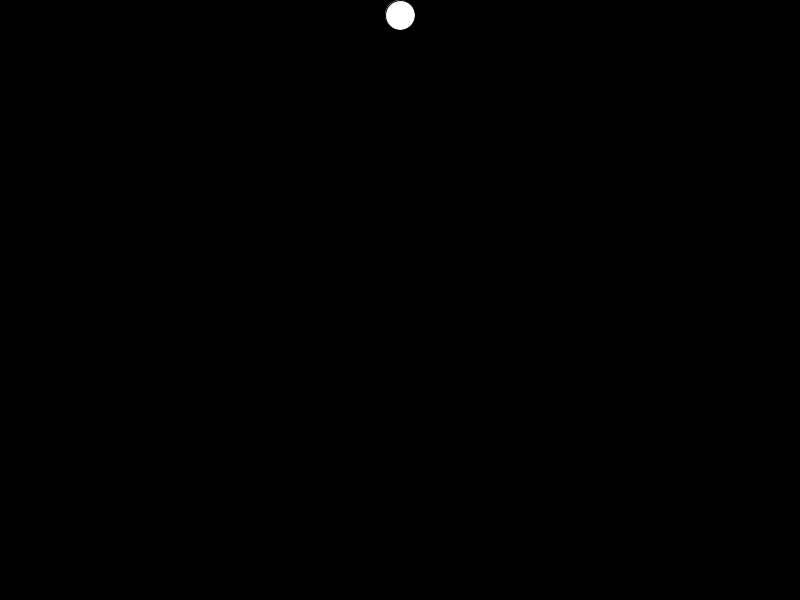
Frame 1 (no input)
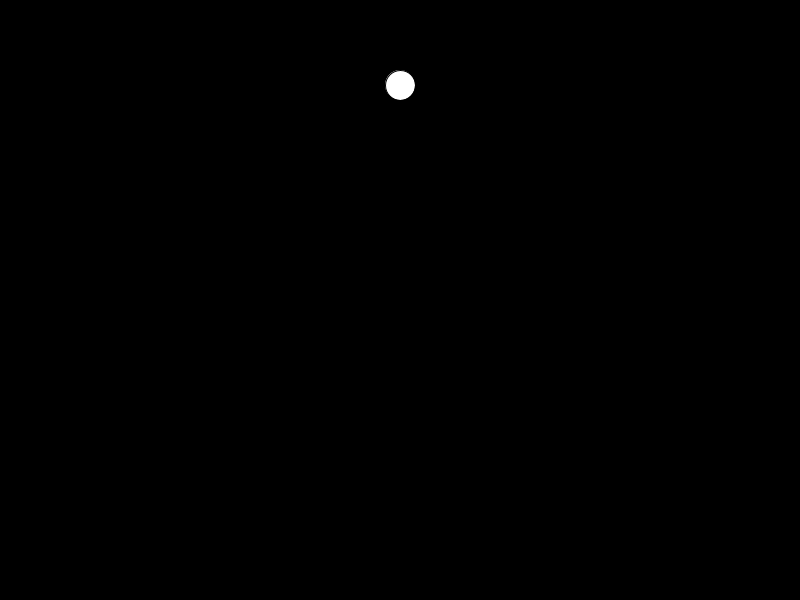
Frame 60 (the mouse pressed at the canvas centre just before this capture)
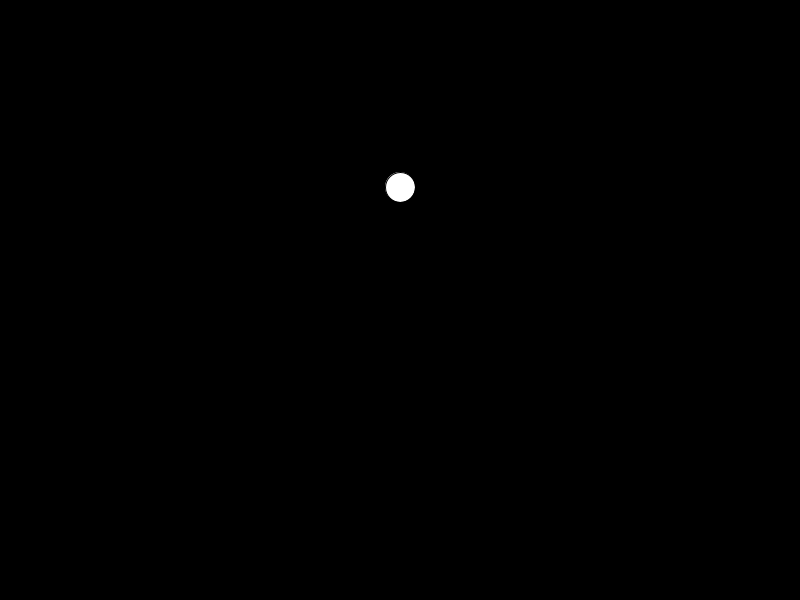
Frame 120 (the mouse held since frame 60 and released just before this capture)

The Processing sketch that drew these frames (run headless with seeded random() and noise(); from frame 60 on, the mouse is pressed at the canvas centre):

// Processing sketch: GravityBall
// ── GravityBall.pde
float x, y, sz, velX, velY, gravity;

void setup(){
  size(800,600);
  y = 15;
  x = width/2;
  sz = 30;
  velX = 0;
  velY = 0;
  gravity = 1;
}

void draw(){
  background(0);
  ellipse(x,y,sz,sz);
  velY += gravity;
  y += velY;
  if (y + sz/2 > height){
   velY = -abs(velY); 
  }
}
